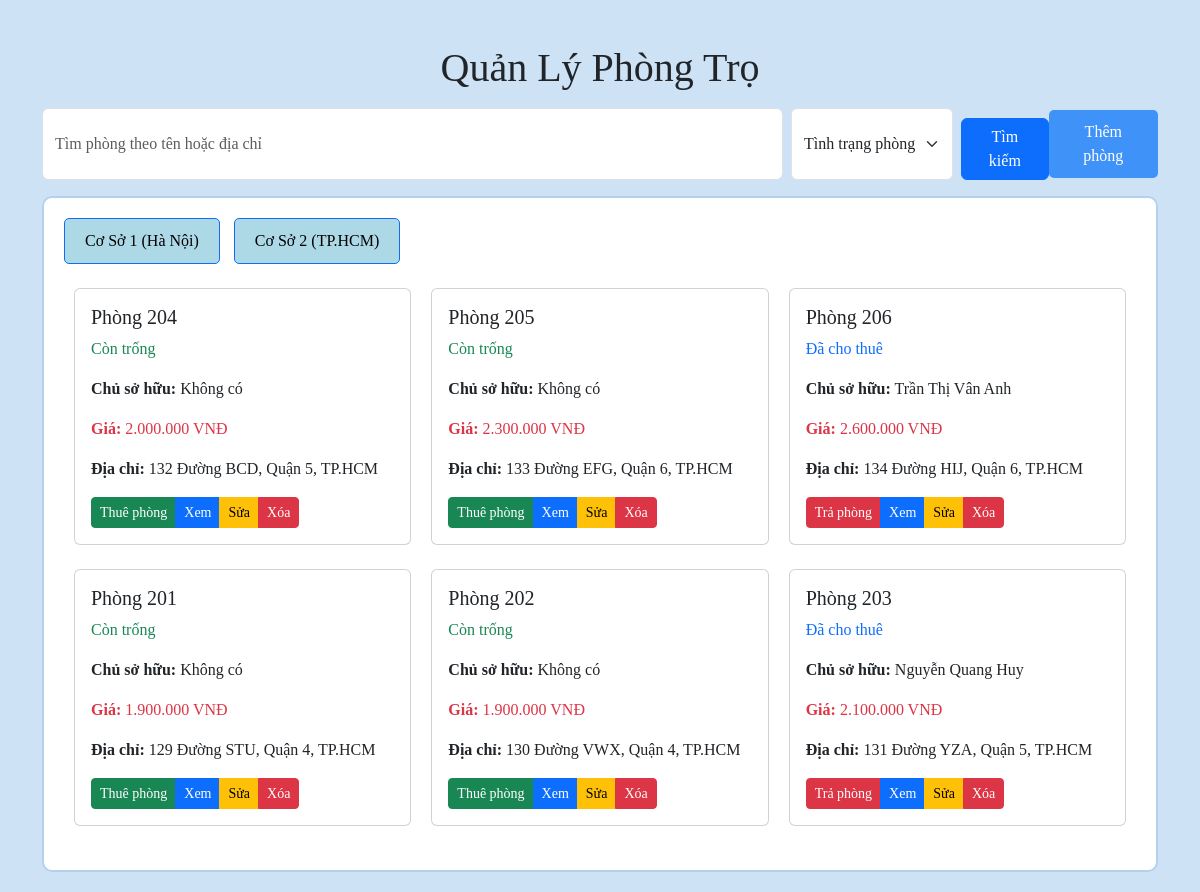
The page /quanlyphong/quanlyphong.php?facility_id=2 on the database as committed earlier.
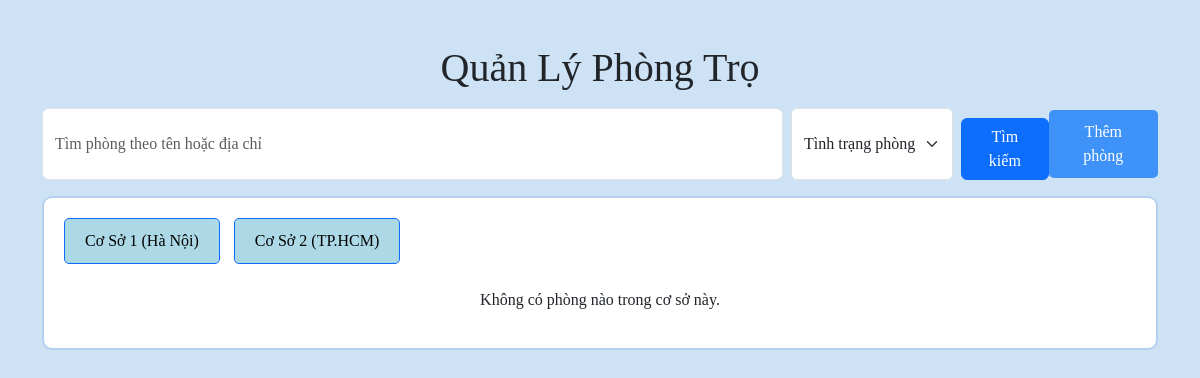
The same page on the database as committed later.
### tables this page shows
CREATE TABLE `rooms` (
  `id` varchar(10) NOT NULL,
  `facility_id` int(11) NOT NULL,
  `room_name` varchar(50) NOT NULL,
  `price` int(11) NOT NULL,
  `status` varchar(250) NOT NULL,
  `address` varchar(255) NOT NULL,
  `tenant_name` varchar(255) DEFAULT NULL
);

### quanlyphong/quanlyphong.php (the view, shortened to what this page needs)
<?php
$servername = "localhost";
$username = "root";
$password = "";
$dbname = "baiTapLon";
$conn = new mysqli($servername, $username, $password, $dbname);
$facility_id = isset($_GET['facility_id']) ? $_GET['facility_id'] : null;
$where_clause = "";
if ($facility_id) {
    $where_clause = "WHERE facility_id = $facility_id";
}
$sql_rooms = "SELECT * FROM rooms $where_clause";
$result_rooms = $facility_id ? $conn->query($sql_rooms) : null;
?>
<!DOCTYPE html>
<html lang="vi">
<head>
    <link href="https://cdn.jsdelivr.net/npm/bootstrap@5.3.0/dist/css/bootstrap.min.css" rel="stylesheet">
    <link href="quanlyphong.css" rel="stylesheet">
</head>
<body>
    <div class="container mt-4">
        <h1 class="text-center">Quản Lý Phòng Trọ</h1>
        <div class="d-flex justify-content-between align-items-center my-3">
            <div class="d-flex w-100">
                <input type="text" class="form-control w-75 me-2" placeholder="Tìm phòng theo tên hoặc địa chỉ" id="search-keyword" name="search_keyword">
                <select class="form-select w-auto me-2" id="search-status" name="search_status">
                    <option value="">Tình trạng phòng</option>
                </select>
                <button class="btn btn-primary" id="search-btn">Tìm kiếm</button>
            </div>
            <div>
                <button class="btn btn-success" id="add-room-btn" onclick="window.location.href='/baiTapLon/quanlyphong/themphong.php'">Thêm phòng</button>
            </div>
        </div>
        <div class="facility-box">
            <div class="facility-header">
                <a href="?facility_id=1" class="btn btn-outline-primary">Cơ Sở 1 (Hà Nội)</a>
                <a href="?facility_id=2" class="btn btn-outline-primary">Cơ Sở 2 (TP.HCM)</a>
            </div>
            <?php if ($facility_id && $result_rooms && $result_rooms->num_rows > 0): ?>
                <div class="row mt-4">
                    <?php $counter = 0; ?>
                    <?php while ($room = $result_rooms->fetch_assoc()): ?>
                        <?php
                            $room_class = ($room['status'] == 'rented') ? 'text-primary' : 'text-success';
                            $button_text = ($room['status'] == 'empty') ? 'Thuê phòng' : 'Trả phòng';
                            $button_class = ($room['status'] == 'empty') ? 'btn-success' : 'btn-danger';
                        ?>
                        <?php if ($counter == 3): ?>
                            </div><div class="row">
                            <?php $counter = 0; ?>
                        <?php endif; ?>
                        <div class="col-md-4 mb-4">
                            <div class="card">
                                <div class="card-body">
                                    <h5 class="card-title"><?php echo $room['room_name']; ?></h5>
                                    <p class="card-text <?php echo $room_class; ?>">
                                        <?php echo $room['status'] == 'empty' ? 'Còn trống' : 'Đã cho thuê'; ?>
                                    </p>
                                    <p class="card-text">
                                        <strong>Chủ sở hữu:</strong>
                                        <?php echo $room['status'] == 'empty' ? 'Không có' : $room['owner_name']; ?>
                                    </p>
                                    <p class="card-text text-danger"><strong>Giá:</strong> <?php echo number_format($room['price'], 0, ',', '.'); ?> VNĐ</p>
                                    <p class="card-text"><strong>Địa chỉ:</strong> <?php echo $room['address']; ?></p>
                                       <div class="btn-group">
                                        <button class="btn btn-sm <?php echo $button_class; ?>"><?php echo $button_text; ?></button>
                                        <button class="btn btn-sm btn-primary">Xem</button>
                                        <button class="btn btn-sm btn-warning">Sửa</button>
                                        <button class="btn btn-sm btn-danger">Xóa</button>
                                    </div>
                                </div>
                            </div>
                        </div>
                        <?php $counter++; ?>
                    <?php endwhile; ?>
                </div>
            <?php elseif ($facility_id): ?>
                <p class="text-center mt-4">Không có phòng nào trong cơ sở này.</p>
            <?php else: ?>
                <p class="text-center mt-4">Vui lòng chọn cơ sở để xem phòng.</p>
            <?php endif; ?>
        </div>
    </div>
</body>
</html>

### quanlyphong/quanlyphong.css (style rules this page uses)
body { font-family:Time New Roman; background-color: #cee2f6; padding-top: 20px; }
.facility-box { border: 2px solid #b4d0ed; border-radius: 10px; padding: 20px; margin-bottom: 20px; background-color: #fff; }
.facility-header a { background-color: #add8e6; color: #000; text-decoration: none; padding: 10px 20px; border-radius: 5px; margin-right: 10px; display: inline-block; }
#search-btn { margin-top: 10px; }
#add-room-btn { padding: 10px 20px; font-size: 1rem; background-color: #3f92f7; color: #fff; border: none; border-radius: 5px; }
.row { margin-left: 0; margin-right: 0; }
.col-md-4 { padding-left: 10px; padding-right: 10px; }

Rows that differ between the two databases and show on the page:
removed rooms: room_name "Phòng 204", shows "Còn trống", shows "Không có", price "2.000.000", address "132 Đường BCD, Quận 5, TP.HCM", status "Thuê phòng"
removed rooms: room_name "Phòng 205", shows "Còn trống", shows "Không có", price "2.300.000", address "133 Đường EFG, Quận 6, TP.HCM", status "Thuê phòng"
removed rooms: room_name "Phòng 206", shows "Đã cho thuê", owner_name "Trần Thị Vân Anh", price "2.600.000", address "134 Đường HIJ, Quận 6, TP.HCM", status "Trả phòng"
removed rooms: room_name "Phòng 201", shows "Còn trống", shows "Không có", price "1.900.000", address "129 Đường STU, Quận 4, TP.HCM", status "Thuê phòng"
removed rooms: room_name "Phòng 202", shows "Còn trống", shows "Không có", price "1.900.000", address "130 Đường VWX, Quận 4, TP.HCM", status "Thuê phòng"
removed rooms: room_name "Phòng 203", shows "Đã cho thuê", owner_name "Nguyễn Quang Huy", price "2.100.000", address "131 Đường YZA, Quận 5, TP.HCM", status "Trả phòng"
Other text that changed with them:
text now shown: "Không có phòng nào trong cơ sở này."
